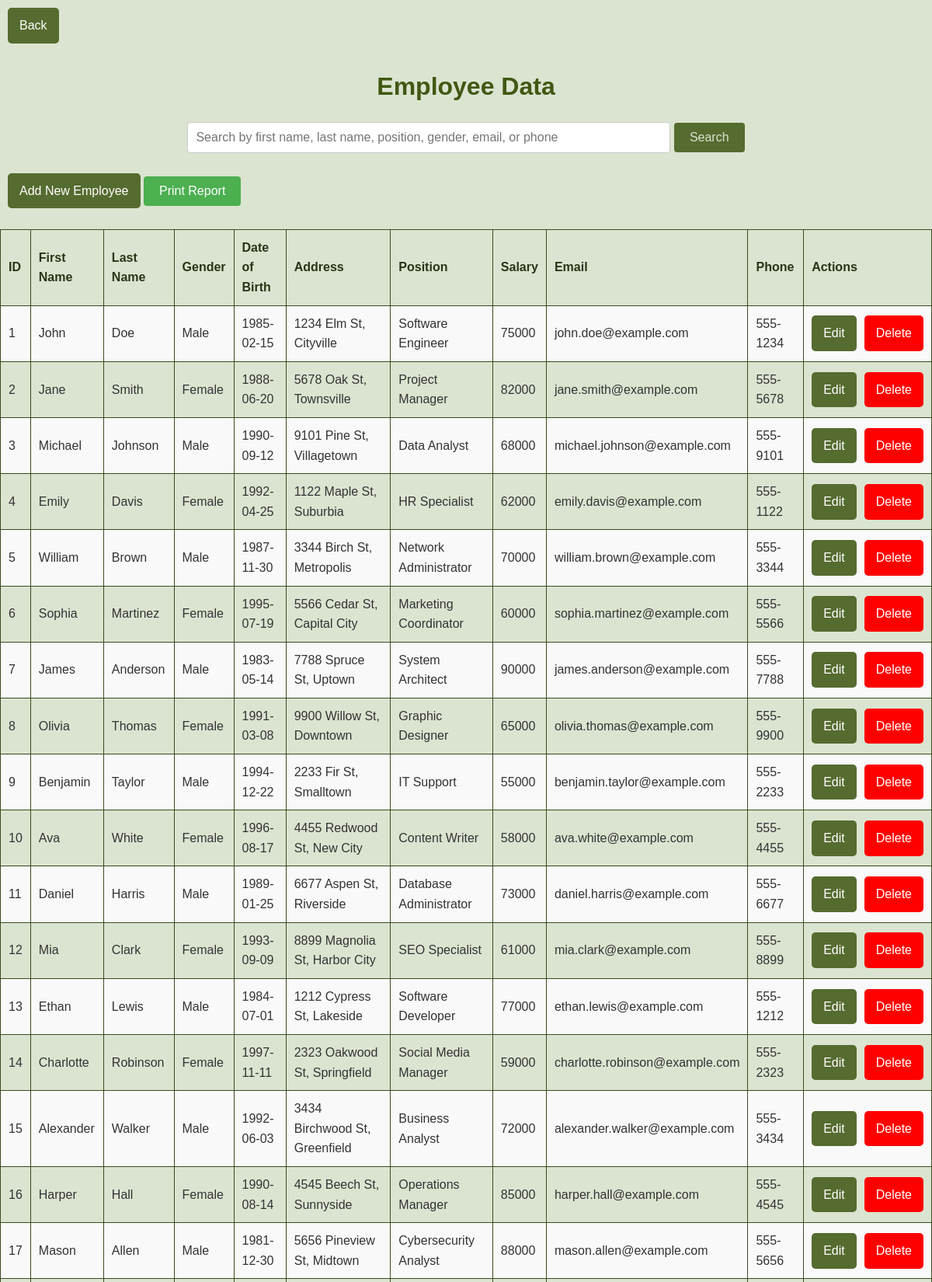
Page /Employee_Database/index.php (upper part) on the committed database.
### tables this page shows
CREATE TABLE `employee_data` (
  `id` int(11) NOT NULL AUTO_INCREMENT,
  `Fname` varchar(255) NOT NULL,
  `Lname` varchar(255) NOT NULL,
  `gender` varchar(255) NOT NULL,
  `date_birth` date NOT NULL,
  `Address` varchar(255) NOT NULL,
  `position` varchar(255) NOT NULL,
  `salary` decimal(10,0) NOT NULL,
  `email` varchar(255) NOT NULL,
  `phone` varchar(11) NOT NULL,
  PRIMARY KEY (`id`)
);

### Employee_Database/index.php (the view, shortened to what this page needs)
<?php
include 'config.php';
$search = '';
function highlightSearchTerm($text, $searchTerm) {
    if (empty($searchTerm)) {
        return htmlspecialchars($text, ENT_QUOTES, 'UTF-8');
    }
    $searchTerm = preg_quote($searchTerm, '/');
    return preg_replace("/($searchTerm)/i", '<mark>$1</mark>', htmlspecialchars($text, ENT_QUOTES, 'UTF-8'));
}
$sql = "SELECT id, Fname, Lname, gender, date_birth, Address, position, salary, email, phone FROM employee_data";
$result = $conn->query($sql);
?>
<!DOCTYPE html>
<html lang="en">
<head>
    <link rel="stylesheet" href="../CSS/table.css">
</head>
<body id="top">
    <div class="back-btn-container">
        <a class="back-btn" href="../admin/adminPage.php">Back</a>
    </div>
    <h1>Employee Data</h1>
    <form method="post" action="">
        <input type="text" name="search" value="<?php echo htmlspecialchars($search); ?>" placeholder="Search by first name, last name, position, gender, email, or phone">
        <button type="submit">Search</button>
    </form>
    <div class="create-btn-container">
        <a class="create-btn" href="create.php">Add New Employee</a>
        <button onclick="window.print()" class="print-btn">Print Report</button>
    </div>
    <table>
        <tr>
            <th>ID</th>
            <th>First Name</th>
            <th>Last Name</th>
            <th>Gender</th>
            <th>Date of Birth</th>
            <th>Address</th>
            <th>Position</th>
            <th>Salary</th>
            <th>Email</th>
            <th>Phone</th>
            <th>Actions</th>
        </tr>
        <?php while ($row = $result->fetch_assoc()): ?>
        <tr>
            <td><?php echo htmlspecialchars($row['id'], ENT_QUOTES, 'UTF-8'); ?></td>
            <td><?php echo highlightSearchTerm($row['Fname'], $search); ?></td>
            <td><?php echo highlightSearchTerm($row['Lname'], $search); ?></td>
            <td><?php echo highlightSearchTerm($row['gender'], $search); ?></td>
            <td><?php echo htmlspecialchars($row['date_birth'], ENT_QUOTES, 'UTF-8'); ?></td>
            <td><?php echo highlightSearchTerm($row['Address'], $search); ?></td>
            <td><?php echo highlightSearchTerm($row['position'], $search); ?></td>
            <td><?php echo htmlspecialchars($row['salary'], ENT_QUOTES, 'UTF-8'); ?></td>
            <td><?php echo highlightSearchTerm($row['email'], $search); ?></td>
            <td><?php echo highlightSearchTerm($row['phone'], $search); ?></td>
            <td>
                <div class="actions">
                    <a href="edit.php?id=<?php echo htmlspecialchars($row['id']); ?>" class="edit-btn">Edit</a>
                    <a href="delete.php?id=<?php echo htmlspecialchars($row['id']); ?>" onclick="return confirm('Are you sure?')" class="delete-btn">Delete</a>
                </div>
            </td>
        </tr>
        <?php endwhile; ?>
    </table>
</body>
</html>

### CSS/table.css (style rules this page uses)
:root { --darkest-shade: #2a3417; --darker-shade: #3f4a22; --base-color: #556b2f; --lighter-tint: #758b4d; --lightest-tint: #99b27a; --extra-lightest-tint: #dbe4d0; }
body, h1, table, form { margin: 0; padding: 0; box-sizing: border-box; }
body { font-family: Arial, sans-serif; background-color: var(--extra-lightest-tint); color: #333; line-height: 1.6; }
h1 { text-align: center; color: rgb(65, 88, 19); margin-bottom: 20px; margin-top: 30px; }
form { margin-bottom: 20px; text-align: center; }
input[type='text'] { padding: 10px; width: 60%; max-width: 600px; border: 1px solid #ccc; border-radius: 4px; font-size: 16px; }
button { padding: 10px 20px; border: none; border-radius: 4px; background-color: var(--base-color); color: var(--extra-lightest-tint); font-size: 16px; cursor: pointer; transition: all 0.3s ease; }
table { width: 100%; border-collapse: collapse; margin-top: 20px; }
table, th, td { border: 1px solid rgb(58, 75, 30); }
th, td { padding: 10px; text-align: left; }
th { background-color: var(--extra-lightest-tint); color: var(--darkest-shade); }
tr:nth-child(even) { background-color: #f9f9f9; }
a { color: darkolivegreen; text-decoration: none; }
.actions { display: flex; flex-direction: row; gap: 10px; justify-content: center; align-items: center; }
.edit-btn { display: inline-block; padding: 10px 15px; background-color: var(--base-color); color: white; text-align: center; text-decoration: none; border-radius: 5px; transition: background-color 0.3s; border: none; }
.delete-btn { display: inline-block; padding: 10px 15px; background-color: red; color: white; text-align: center; text-decoration: none; border-radius: 5px; transition: background-color 0.3s; border: none; }
.create-btn-container { margin-left: 10px; }
.create-btn { display: inline-block; padding: 10px 15px; background-color: var(--base-color); color: white; text-align: center; text-decoration: none; border-radius: 5px; transition: background-color 0.3s; border: none; }
.back-btn-container { margin: 10px 10px; }
.back-btn { display: inline-block; padding: 10px 15px; background-color: var(--base-color); color: white; text-align: center; text-decoration: none; border-radius: 5px; transition: background-color 0.3s; border: none; }

### Employee_Database/index.php (style rules this page uses)
.print-btn { background-color: #4CAF50; color: white; padding: 10px 20px; border: none; border-radius: 4px; cursor: pointer; margin: 10px 0; display: inline-block; text-decoration: none; }

### rows in the picture
employee_data: id "1", Fname "John", Lname "Doe", gender "Male", date_birth "1985-02-15", Address "1234 Elm St, Cityville", position "Software Engineer", salary "75000", email "john.doe@example.com", phone "555-1234"
employee_data: id "2", Fname "Jane", Lname "Smith", gender "Female", date_birth "1988-06-20", Address "5678 Oak St, Townsville", position "Project Manager", salary "82000", email "jane.smith@example.com", phone "555-5678"
employee_data: id "3", Fname "Michael", Lname "Johnson", gender "Male", date_birth "1990-09-12", Address "9101 Pine St, Villagetown", position "Data Analyst", salary "68000", email "michael.johnson@example.com", phone "555-9101"
employee_data: id "4", Fname "Emily", Lname "Davis", gender "Female", date_birth "1992-04-25", Address "1122 Maple St, Suburbia", position "HR Specialist", salary "62000", email "emily.davis@example.com", phone "555-1122"
employee_data: id "5", Fname "William", Lname "Brown", gender "Male", date_birth "1987-11-30", Address "3344 Birch St, Metropolis", position "Network Administrator", salary "70000", email "william.brown@example.com", phone "555-3344"
employee_data: id "6", Fname "Sophia", Lname "Martinez", gender "Female", date_birth "1995-07-19", Address "5566 Cedar St, Capital City", position "Marketing Coordinator", salary "60000", email "sophia.martinez@example.com", phone "555-5566"
employee_data: id "7", Fname "James", Lname "Anderson", gender "Male", date_birth "1983-05-14", Address "7788 Spruce St, Uptown", position "System Architect", salary "90000", email "james.anderson@example.com", phone "555-7788"
employee_data: id "8", Fname "Olivia", Lname "Thomas", gender "Female", date_birth "1991-03-08", Address "9900 Willow St, Downtown", position "Graphic Designer", salary "65000", email "olivia.thomas@example.com", phone "555-9900"
employee_data: id "9", Fname "Benjamin", Lname "Taylor", gender "Male", date_birth "1994-12-22", Address "2233 Fir St, Smalltown", position "IT Support", salary "55000", email "benjamin.taylor@example.com", phone "555-2233"
employee_data: id "10", Fname "Ava", Lname "White", gender "Female", date_birth "1996-08-17", Address "4455 Redwood St, New City", position "Content Writer", salary "58000", email "ava.white@example.com", phone "555-4455"
employee_data: id "11", Fname "Daniel", Lname "Harris", gender "Male", date_birth "1989-01-25", Address "6677 Aspen St, Riverside", position "Database Administrator", salary "73000", email "daniel.harris@example.com", phone "555-6677"
employee_data: id "12", Fname "Mia", Lname "Clark", gender "Female", date_birth "1993-09-09", Address "8899 Magnolia St, Harbor City", position "SEO Specialist", salary "61000", email "mia.clark@example.com", phone "555-8899"
employee_data: id "13", Fname "Ethan", Lname "Lewis", gender "Male", date_birth "1984-07-01", Address "1212 Cypress St, Lakeside", position "Software Developer", salary "77000", email "ethan.lewis@example.com", phone "555-1212"
employee_data: id "14", Fname "Charlotte", Lname "Robinson", gender "Female", date_birth "1997-11-11", Address "2323 Oakwood St, Springfield", position "Social Media Manager", salary "59000", email "charlotte.robinson@example.com", phone "555-2323"
employee_data: id "15", Fname "Alexander", Lname "Walker", gender "Male", date_birth "1992-06-03", Address "3434 Birchwood St, Greenfield", position "Business Analyst", salary "72000", email "alexander.walker@example.com", phone "555-3434"
employee_data: id "16", Fname "Harper", Lname "Hall", gender "Female", date_birth "1990-08-14", Address "4545 Beech St, Sunnyside", position "Operations Manager", salary "85000", email "harper.hall@example.com", phone "555-4545"
employee_data: id "17", Fname "Mason", Lname "Allen", gender "Male", date_birth "1981-12-30", Address "5656 Pineview St, Midtown", position "Cybersecurity Analyst", salary "88000", email "mason.allen@example.com", phone "555-5656"
